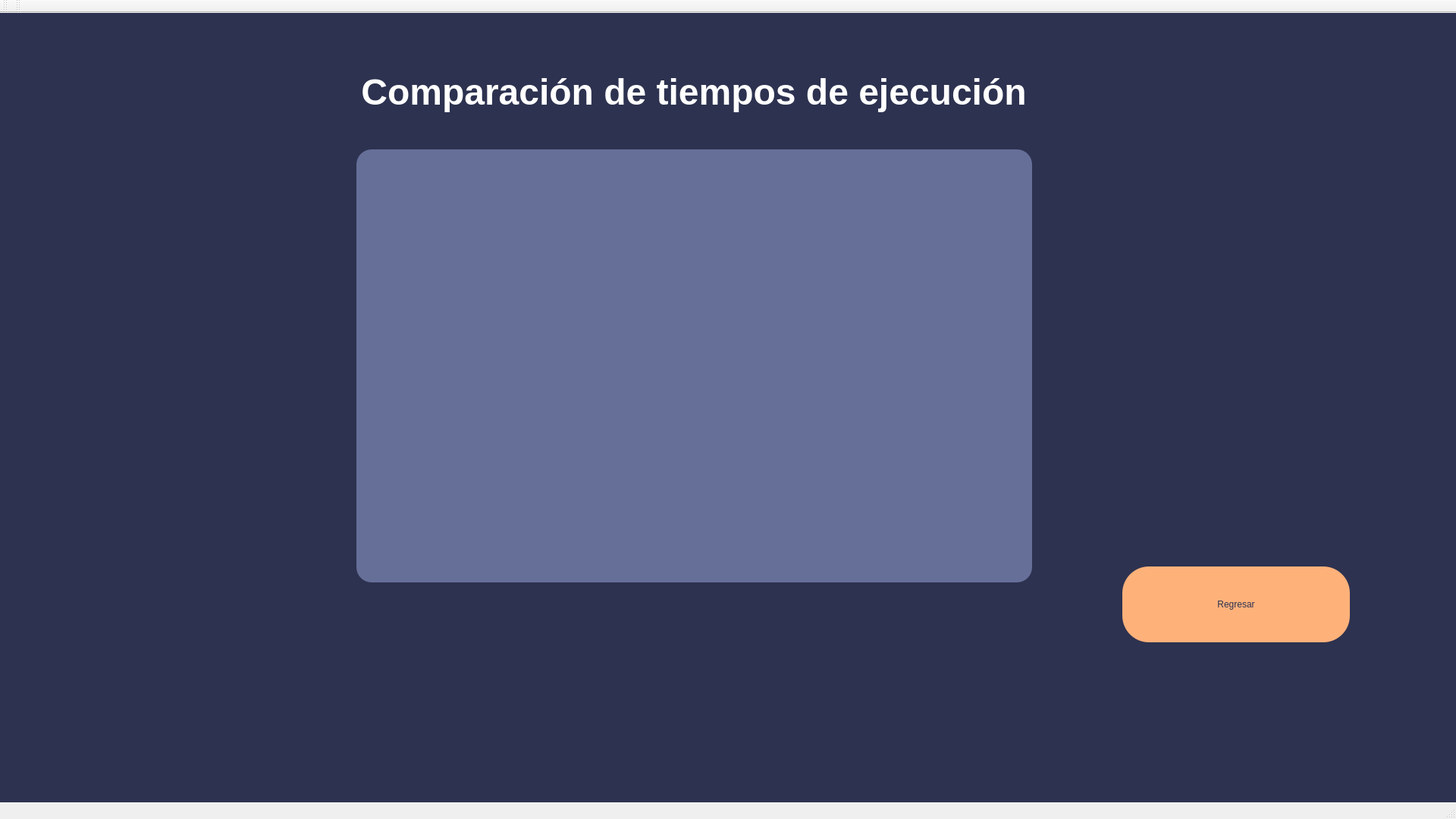
<?xml version="1.0" encoding="UTF-8"?>
<ui version="4.0">
 <class>window</class>
 <widget class="QMainWindow" name="window">
  <property name="geometry">
   <rect>
    <x>0</x>
    <y>0</y>
    <width>1920</width>
    <height>1080</height>
   </rect>
  </property>
  <property name="minimumSize">
   <size>
    <width>1920</width>
    <height>1080</height>
   </size>
  </property>
  <property name="maximumSize">
   <size>
    <width>1920</width>
    <height>1080</height>
   </size>
  </property>
  <property name="windowTitle">
   <string>AppComparacionTiempos</string>
  </property>
  <property name="styleSheet">
   <string notr="true">QWidget#centralwidget{
background-color: rgb(102, 111, 152);
background-color: rgb(45, 50, 80);}</string>
  </property>
  <widget class="QWidget" name="centralwidget">
   <widget class="QPushButton" name="bt_volver">
    <property name="geometry">
     <rect>
      <x>1480</x>
      <y>730</y>
      <width>300</width>
      <height>100</height>
     </rect>
    </property>
    <property name="minimumSize">
     <size>
      <width>300</width>
      <height>100</height>
     </size>
    </property>
    <property name="maximumSize">
     <size>
      <width>300</width>
      <height>16777215</height>
     </size>
    </property>
    <property name="styleSheet">
     <string notr="true">border-radius:35px;
font: 75 Bold 20pt &quot;Montserrat&quot;;
background-color: rgb(255, 177, 122);
color: rgb(45, 50, 80);</string>
    </property>
    <property name="text">
     <string>Regresar</string>
    </property>
   </widget>
   <widget class="QLabel" name="msj_titulo">
    <property name="geometry">
     <rect>
      <x>390</x>
      <y>40</y>
      <width>1050</width>
      <height>130</height>
     </rect>
    </property>
    <property name="minimumSize">
     <size>
      <width>1050</width>
      <height>130</height>
     </size>
    </property>
    <property name="maximumSize">
     <size>
      <width>960</width>
      <height>130</height>
     </size>
    </property>
    <property name="styleSheet">
     <string notr="true">border:none;
font: 75 Bold 35pt &quot;Montserrat&quot;;
color: rgb(255, 255, 255);</string>
    </property>
    <property name="text">
     <string>&lt;html&gt;&lt;head/&gt;&lt;body&gt;&lt;p align=&quot;center&quot;&gt;&lt;span style=&quot; font-size:36pt; font-weight:600;&quot;&gt;Comparación de tiempos de ejecución&lt;/span&gt;&lt;/p&gt;&lt;/body&gt;&lt;/html&gt;</string>
    </property>
   </widget>
   <widget class="QFrame" name="fr_grafica">
    <property name="geometry">
     <rect>
      <x>470</x>
      <y>180</y>
      <width>891</width>
      <height>571</height>
     </rect>
    </property>
    <property name="styleSheet">
     <string notr="true">background-color: rgb(45, 50, 80);
background-color: rgb(102, 111, 152);
border-radius:20px;</string>
    </property>
    <property name="frameShape">
     <enum>QFrame::StyledPanel</enum>
    </property>
    <property name="frameShadow">
     <enum>QFrame::Raised</enum>
    </property>
    <layout class="QVBoxLayout" name="verticalLayout_2" stretch="6">
     <property name="spacing">
      <number>20</number>
     </property>
     <property name="leftMargin">
      <number>20</number>
     </property>
     <property name="topMargin">
      <number>20</number>
     </property>
     <property name="rightMargin">
      <number>20</number>
     </property>
     <property name="bottomMargin">
      <number>20</number>
     </property>
     <item>
      <layout class="QVBoxLayout" name="qv_imagen"/>
     </item>
    </layout>
   </widget>
  </widget>
  <widget class="QStatusBar" name="statusbar"/>
  <widget class="QToolBar" name="toolBar">
   <property name="windowTitle">
    <string>toolBar</string>
   </property>
   <attribute name="toolBarArea">
    <enum>TopToolBarArea</enum>
   </attribute>
   <attribute name="toolBarBreak">
    <bool>false</bool>
   </attribute>
  </widget>
  <widget class="QToolBar" name="toolBar_2">
   <property name="windowTitle">
    <string>toolBar_2</string>
   </property>
   <attribute name="toolBarArea">
    <enum>TopToolBarArea</enum>
   </attribute>
   <attribute name="toolBarBreak">
    <bool>false</bool>
   </attribute>
  </widget>
 </widget>
 <resources/>
 <connections/>
</ui>
